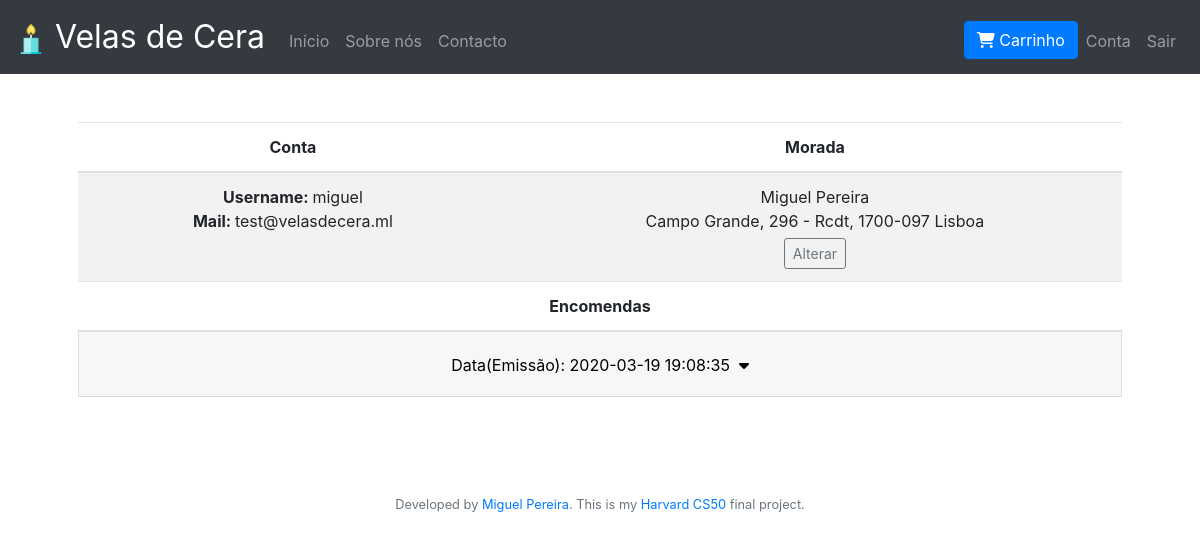
Page /conta (signed in) on the committed database.
### tables this page shows
CREATE TABLE users (id integer not null primary key autoincrement, username text not null, hash text not null, mail text not null unique, tipo text not null);

CREATE TABLE morada (user_id integer unique not null, zip text not null, city text not null, street text not null, nome text);

CREATE TABLE encomenda (id integer not null primary key autoincrement, user_id integer not null, product_id integer not null, quantities numeric not null, price numeric not null, product_name text not null, data timestamp not null default current_timestamp, estado text not null default em_processo);

### app.py (the view, shortened to what this page needs)
@app.route("/conta", methods=["GET", "POST"])
@login_required
def conta():
    user_id = session.get("user_id")
    rows = db.execute ("select username, mail from users where id = :user_id", user_id=user_id)
    username = rows[0]["username"]
    mail = rows[0]["mail"]
    zipcode=''
    city=''
    street=''
    nome=''
    encomendas_datas = db.execute("select data, id from encomenda where user_id = :user_id group by data", user_id=user_id)
    encomendas = db.execute("select * from encomenda where user_id = :user_id", user_id=user_id)
    exists_adress = False
    check_adress = db.execute("select * from morada where user_id=:user_id", user_id=user_id)
    if len(check_adress) == 1 and check_adress[0]["user_id"] == user_id:
        exists_adress = True
        zipcode=check_adress[0]["zip"]
        city=check_adress[0]["city"]
        street=check_adress[0]["street"]
        nome=check_adress[0]["nome"]
    return render_template("conta.html", username=username, mail=mail, exists_adress=exists_adress, zipcode=zipcode, city=city, street=street, nome=nome, encomendas=encomendas, encomendas_datas=encomendas_datas)

### app.py (called while the page is built)
@app.after_request
def after_request(response):
    response.headers["Cache-Control"] = "no-cache, no-store, must-revalidate"
    response.headers["Expires"] = 0
    response.headers["Pragma"] = "no-cache"
    return response

def login_required(f):
    @wraps(f)
    def decorated_function(*args, **kwargs):
        if session.get("user_id") is None:
            return redirect("/login")
        return f(*args, **kwargs)
    return decorated_function

### templates/conta.html (shortened to what this page needs)
{% extends "layout.html" %}
{% block main %}
<main class="container p-5" >
    <table class="table table-striped">
        <thead>
            <tr>
                <th>Conta</th>
                <th>Morada</th>
            </tr>
        </thead>
        <tbody>
            <tr>
                <td>
                    <div class="container">
                        <b>Username: </b>{{username}}<br>
                        <b>Mail: </b>{{mail}}
                </td>
                <td>
                    <form action="/conta" method="POST" enctype=multipart/form-data>
                    {% if exists_adress %}
                          {{nome}}<br>
                          {{street}}, {{zipcode}} {{city}}<br>
                          <button style="margin-top: 5px;" class="btn btn-sm btn-outline-secondary" type="submit" name="alterar_button" value="a">Alterar</button>
                    {% endif %}
                </form>
                </td>
            </tr>
        </tbody>
    </table>
    <table class="table table-striped" style="margin-bottom: -1px; margin-top: -16px;">
        <thead>
            <tr>
                <th>Encomendas</th>
            </tr>
        </thead>
    </table>
    {% for encomenda_data in encomendas_datas %}
    <div class="accordion" id="accordion">
        <div class="card">
          <div class="card-header" id="heading_{{encomenda_data.id}}">
            <h2 class="mb-0">
              <button style="float: center; text-decoration: none; color: black;" class="btn btn-link" type="button" data-toggle="collapse" data-target="#collapse_{{encomenda_data.id}}" aria-expanded="true" aria-controls="collapse_{{encomenda_data.id}}">
                Data(Emissão): {{encomenda_data.data}} &nbsp;<i class="fas fa-caret-down"></i>
              </button>
            </h2>
          </div>
        </div>
      </div>
      {% endfor %}
</main>
{% endblock %}

### static/styles.css (style rules this page uses)
main { overflow-x: auto; text-align: center; }

### rows in the picture
users: username "miguel", mail "test@velasdecera.ml"
morada: nome "Miguel Pereira", street "Campo Grande, 296 - Rcdt", zip "1700-097", city "Lisboa"
encomenda: data "2020-03-19 19:08:35"
